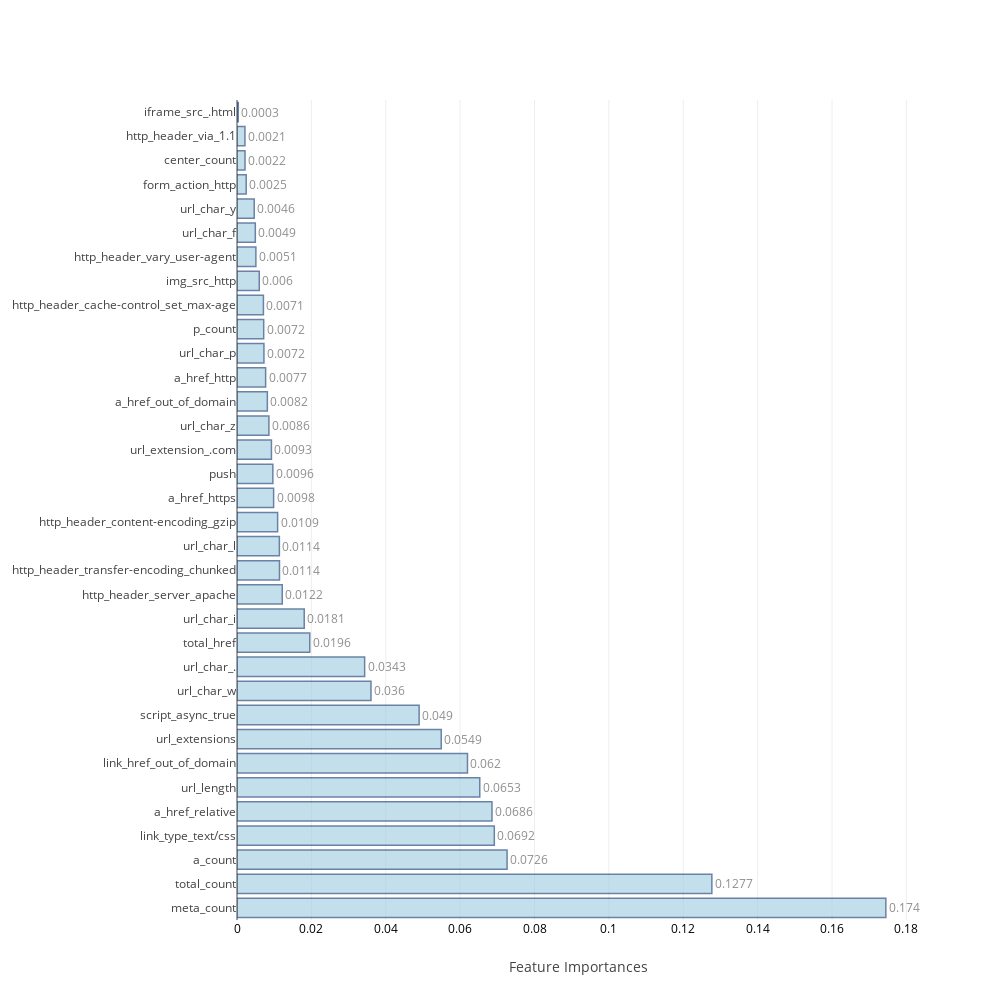
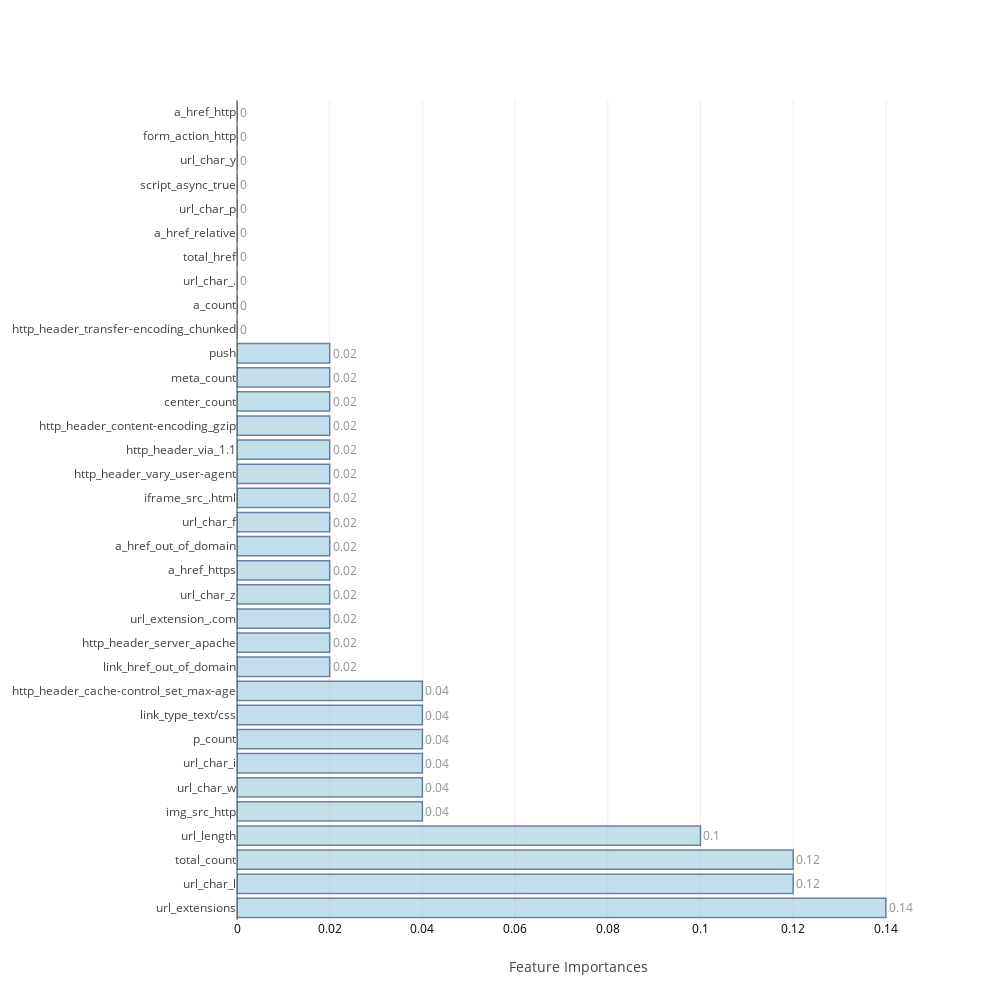

Notebook code for these charts, in order:
### Markdown cell above
### <a id='2' style="text-decoration : none; color : #000000;"> 2. OverSampling </a>

### Code cell
sm = SMOTE(random_state=12, ratio = {1:24327})
X_train, Y_train = sm.fit_sample(scaled_X_train,train_Y)


ind_columns=['KNeighborsClassifier','RandomForestClassifier','AdaBoostClassifier',
             'GradientBoostingClassifier','ExtraTreeClassifier','XGB','BaggingClassifier','Neural Network-1']

f=[KNN_model,RandomForest,AdaBoost,GradientBoosting, ExtraTree,XGB,Bagging,DeepLearning1]

## Table to store training and test measures
table_80_50_train=pd.DataFrame(columns=['accuracy','TP','TN','FP','FN','FPR','FNR'])
table_80_50_test=pd.DataFrame(columns=['accuracy','TP','TN','FP','FN','FPR','FNR','auc','MCC','Precision','Recall'])

feat_imp=[None]*5
j=0
for i in range(0,8):
    if i>=1 and i<=5:
        model,cm_train,cm_test,acc_train,acc_test,roc_auc,feat_imp[j],mcc,prec,rec=f[i](X_train,Y_train,scaled_X_test,test_Y,columns)
        j=j+1
    else:
        model,cm_train,cm_test,acc_train,acc_test,roc_auc,mcc,prec,rec=f[i](X_train,Y_train,scaled_X_test,test_Y)
    table_80_50_train.loc[i]=   ([acc_train,cm_train.TP,cm_train.TN,cm_train.FP,cm_train.FN,cm_train.FPR,cm_train.FNR])
    table_80_50_test.loc[i] =   ([acc_test ,cm_test.TP, cm_test.TN, cm_test.FP, cm_test.FN, cm_test.FPR, cm_test.FNR,roc_auc,mcc,prec,rec])
    print("\n")

### Figure 1 — Plotly figure (JSON) as saved in the notebook; plotly's stock layout.template omitted (floating-point values rounded to 4 significant figures)
{"data": [{"marker": {"color": "rgb(158,202,225)", "line": {"color": "rgb(8,48,107)", "width": 1.5}}, "opacity": 0.6, "orientation": "h", "text": [0.1745, 0.1277, 0.0726, 0.0692, 0.0686, 0.0653, 0.062, 0.0549, 0.049, 0.036, 0.0343, 0.0196, 0.0181, 0.0122, 0.0114, 0.0114, 0.0109, 0.0098, 0.0096, 0.0093, 0.0086, 0.0082, 0.0077, 0.0072, 0.0072, 0.0071, 0.006, 0.0051, 0.0049, 0.0046, 0.0025, 0.0022, 0.0021, 0.0003], "textposition": "outside", "type": "bar", "uid": "179a42ce-a71e-4c07-8a57-013416da504e", "x": [0.1745, 0.1277, 0.07262, 0.06919, 0.06856, 0.06528, 0.06198, 0.05492, 0.04898, 0.03603, 0.03432, 0.01956, 0.01808, 0.01217, 0.01142, 0.01139, 0.01092, 0.009848, 0.009635, 0.009257, 0.008579, 0.008161, 0.007698, 0.007241, 0.007178, 0.007105, 0.005988, 0.005074, 0.004923, 0.004628, 0.002474, 0.002155, 0.002133, 0.0003303], "y": ["meta_count", "total_count", "a_count", "link_type_text/css", "a_href_relative", "url_length", "link_href_out_of_domain", "url_extensions", "script_async_true", "url_char_w", "url_char_.", "total_href", "url_char_i", "http_header_server_apache", "http_header_transfer-encoding_chunked", "url_char_l", "http_header_content-encoding_gzip", "a_href_https", "push", "url_extension_.com", "url_char_z", "a_href_out_of_domain", "a_href_http", "url_char_p", "p_count", "http_header_cache-control_set_max-age", "img_src_http", "http_header_vary_user-agent", "url_char_f", "url_char_y", "form_action_http", "center_count", "http_header_via_1.1", "iframe_src_.html"]}], "layout": {"autosize": false, "height": 1000, "width": 1000, "xaxis": {"tickfont": {"color": "black", "size": 12}, "title": "Feature Importances"}, "yaxis": {"automargin": true}}}

### Figure 2 — Plotly figure (JSON) as saved in the notebook; plotly's stock layout.template omitted (floating-point values rounded to 4 significant figures)
{"data": [{"marker": {"color": "rgb(158,202,225)", "line": {"color": "rgb(8,48,107)", "width": 1.5}}, "opacity": 0.6, "orientation": "h", "text": [0.14, 0.12, 0.12, 0.1, 0.04, 0.04, 0.04, 0.04, 0.04, 0.04, 0.02, 0.02, 0.02, 0.02, 0.02, 0.02, 0.02, 0.02, 0.02, 0.02, 0.02, 0.02, 0.02, 0.02, 0, 0, 0, 0, 0, 0, 0, 0, 0, 0], "textposition": "outside", "type": "bar", "uid": "57c35e9a-ee6e-4e48-8e29-e5633b2a3c7b", "x": [0.14, 0.12, 0.12, 0.1, 0.04, 0.04, 0.04, 0.04, 0.04, 0.04, 0.02, 0.02, 0.02, 0.02, 0.02, 0.02, 0.02, 0.02, 0.02, 0.02, 0.02, 0.02, 0.02, 0.02, 0, 0, 0, 0, 0, 0, 0, 0, 0, 0], "y": ["url_extensions", "url_char_l", "total_count", "url_length", "img_src_http", "url_char_w", "url_char_i", "p_count", "link_type_text/css", "http_header_cache-control_set_max-age", "link_href_out_of_domain", "http_header_server_apache", "url_extension_.com", "url_char_z", "a_href_https", "a_href_out_of_domain", "url_char_f", "iframe_src_.html", "http_header_vary_user-agent", "http_header_via_1.1", "http_header_content-encoding_gzip", "center_count", "meta_count", "push", "http_header_transfer-encoding_chunked", "a_count", "url_char_.", "total_href", "a_href_relative", "url_char_p", "script_async_true", "url_char_y", "form_action_http", "a_href_http"]}], "layout": {"autosize": false, "height": 1000, "width": 1000, "xaxis": {"tickfont": {"color": "black", "size": 12}, "title": "Feature Importances"}, "yaxis": {"automargin": true}}}
